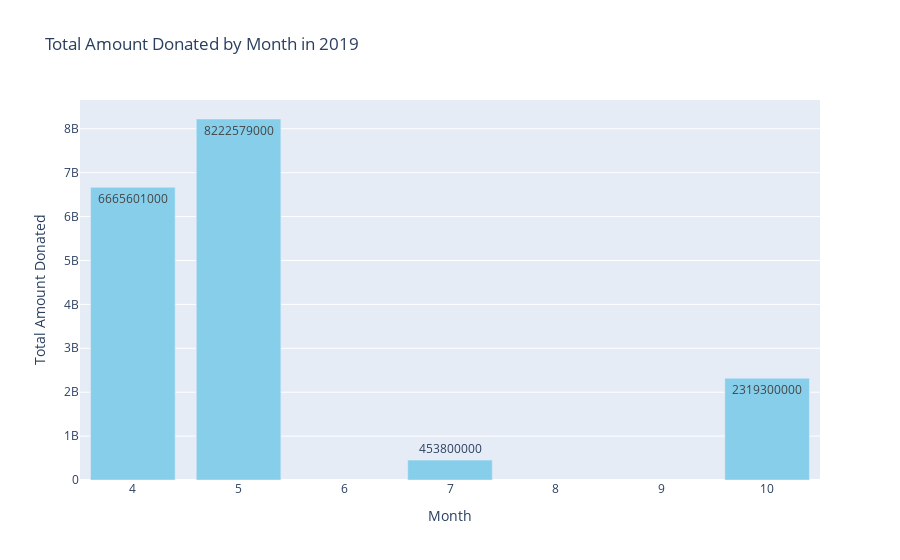

Notebook code for this chart:
### Code cell
amount_donated(2019)

### Figure 1 — Plotly figure (JSON) as saved in the notebook; plotly's stock layout.template omitted (floating-point values rounded to 4 significant figures)
{"data": [{"marker": {"color": "skyblue"}, "text": [6665601000, 8222579000, 453800000, 2319300000], "textposition": "auto", "type": "bar", "x": [4, 5, 7, 10], "y": [6665601000, 8222579000, 453800000, 2319300000]}], "layout": {"autosize": true, "bargap": 0.2, "showlegend": false, "title": {"text": "Total Amount Donated by Month in 2019"}, "xaxis": {"autorange": true, "range": [3.5, 10.5], "title": {"text": "Month"}, "type": "linear"}, "yaxis": {"autorange": true, "range": [0, 8655000000.0], "title": {"text": "Total Amount Donated"}, "type": "linear"}}}
